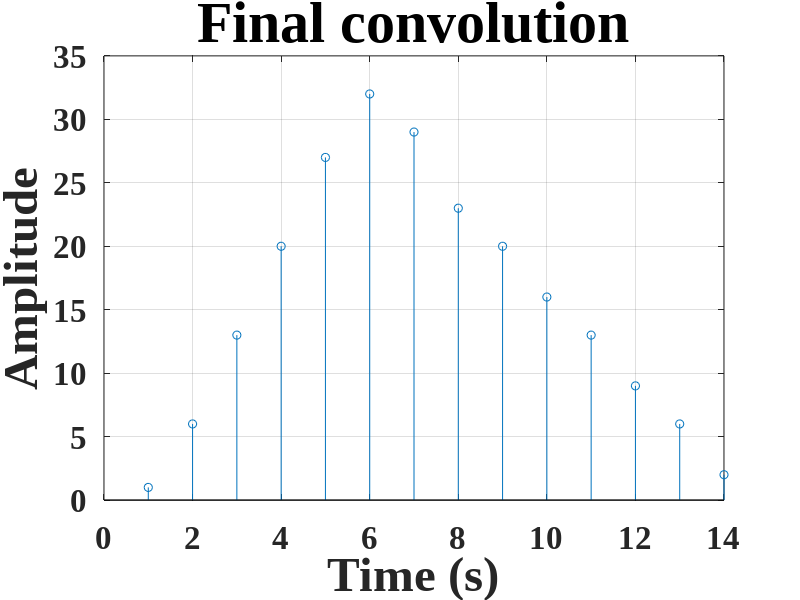

Write the MATLAB code that produced this figure.
% Signals
a = [1 4 2];
b = [1 2 3 4 5 4 3 3 2 2 1 1];

% Length of convolution block
m_block = 14;
k = 1:1:m_block;

% Dividing the signal into blocks
b1 = b(1:6);
b2 = b(7:end);

% First block convolution
c1 = conv(a, b1);
#c1 = c1(1:m_block);

% Second block convolution
c2 = conv(a, b2);
#c2 = c2(1:m_block);

% Results
disp('Convolutia blocului 1:');
disp(c1);

disp('Convolutia blocului 2:');
disp(c2);

c_add=[c1(1:6) c1(7:8)+c2(1:2) c2(3:end)];

figure(1);
stem(k, c_add);
set(gca, 'FontName', 'Times New Roman', 'FontWeight', 'bold', 'FontSize', 24);
set(gca, 'XGrid', 'on');
set(gca, 'YGrid', 'on');
title('Final convolution', 'FontSize', 42);
xlabel('Time (s)', 'FontSize', 35);
ylabel('Amplitude', 'FontSize', 35);

